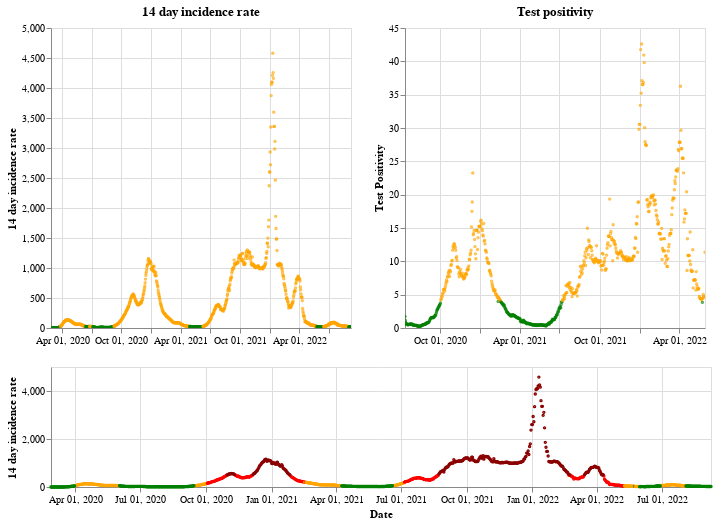

Source (notebook cell):
### Markdown cell above
## Wales

### Code cell
plot_traffic_light('Wales')

### Figure 1 — Vega-Lite specification as saved in the notebook (floating-point values rounded to 4 significant figures; data arrays with more than 128 entries replaced by an {"elided": "..."} marker saying what was removed)
{"config": {"view": {"continuousWidth": 400, "continuousHeight": 300}}, "vconcat": [{"hconcat": [{"mark": {"type": "point", "size": 2}, "encoding": {"color": {"condition": {"value": "green", "test": "(datum.twoWeeklyCasesRate <= 25)"}, "value": "orange"}, "tooltip": [{"type": "nominal", "field": "areaName"}, {"type": "temporal", "field": "date"}, {"type": "quantitative", "field": "twoWeeklyCasesRate"}, {"type": "quantitative", "field": "testPositivity"}], "x": {"type": "temporal", "axis": {"title": ""}, "field": "date", "scale": {"domain": {"selection": "DateBrush"}}, "timeUnit": "yearmonthdate"}, "y": {"type": "quantitative", "axis": {"title": "14 day incidence rate"}, "field": "twoWeeklyCasesRate"}}, "title": "14 day incidence rate", "width": 300}, {"mark": {"type": "point", "size": 2}, "encoding": {"color": {"condition": {"value": "green", "test": "(datum.testPositivity <= 4)"}, "value": "orange"}, "tooltip": [{"type": "nominal", "field": "areaName"}, {"type": "temporal", "field": "date"}, {"type": "quantitative", "field": "twoWeeklyCasesRate"}, {"type": "quantitative", "field": "testPositivity"}], "x": {"type": "temporal", "axis": {"title": ""}, "field": "date", "scale": {"domain": {"selection": "DateBrush"}}, "timeUnit": "yearmonthdate"}, "y": {"type": "quantitative", "axis": {"title": "Test Positivity"}, "field": "testPositivity"}}, "title": "Test positivity", "width": 300}]}, {"layer": [{"mark": {"type": "point", "size": 2}, "encoding": {"color": {"condition": {"value": "orange", "test": "(((datum.testPositivity < 4) && (datum.twoWeeklyCasesRate >= 50)) && (datum.twoWeeklyCasesRate < 200))"}, "value": "red"}, "opacity": {"condition": {"value": 1, "test": "((datum.twoWeeklyCasesRate >= 50) && (datum.twoWeeklyCasesRate < 500))"}, "value": 0}, "tooltip": [{"type": "nominal", "field": "areaName"}, {"type": "temporal", "field": "date"}, {"type": "quantitative", "field": "twoWeeklyCasesRate"}, {"type": "quantitative", "field": "testPositivity"}], "x": {"type": "temporal", "axis": {"title": "Date"}, "field": "date", "timeUnit": "yearmonthdate"}, "y": {"type": "quantitative", "axis": {"title": "14 day incidence rate"}, "field": "twoWeeklyCasesRate"}}, "selection": {"DateBrush": {"type": "interval", "encodings": ["x"], "fields": ["Time"]}}}, {"mark": {"type": "point", "size": 2}, "encoding": {"color": {"value": "darkred"}, "opacity": {"condition": {"value": 1, "test": "(datum.twoWeeklyCasesRate >= 500)"}, "value": 0}, "tooltip": [{"type": "nominal", "field": "areaName"}, {"type": "temporal", "field": "date"}, {"type": "quantitative", "field": "twoWeeklyCasesRate"}, {"type": "quantitative", "field": "testPositivity"}], "x": {"type": "temporal", "axis": {"title": "Date"}, "field": "date", "timeUnit": "yearmonthdate"}, "y": {"type": "quantitative", "axis": {"title": "14 day incidence rate"}, "field": "twoWeeklyCasesRate"}}}, {"mark": {"type": "point", "size": 2}, "encoding": {"color": {"condition": {"value": "green", "test": "((datum.testPositivity < 4) && (datum.twoWeeklyCasesRate < 50))"}, "value": "orange"}, "opacity": {"condition": {"value": 1, "test": "(datum.twoWeeklyCasesRate < 50)"}, "value": 0}, "tooltip": [{"type": "nominal", "field": "areaName"}, {"type": "temporal", "field": "date"}, {"type": "quantitative", "field": "twoWeeklyCasesRate"}, {"type": "quantitative", "field": "testPositivity"}], "x": {"type": "temporal", "axis": {"title": "Date"}, "field": "date", "timeUnit": "yearmonthdate"}, "y": {"type": "quantitative", "axis": {"title": "14 day incidence rate"}, "field": "twoWeeklyCasesRate"}}}], "height": 120, "width": 660}], "data": {"name": "data-ae76843ee60a18673e392f9201275c4f"}, "$schema": "https://vega.github.io/schema/vega-lite/v4.8.1.json", "datasets": {"data-ae76843ee60a18673e392f9201275c4f": {"elided": "925 records"}}}
